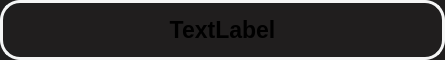
<?xml version="1.0" encoding="UTF-8"?>
<ui version="4.0">
 <class>ChannelCard</class>
 <widget class="QWidget" name="ChannelCard">
  <property name="geometry">
   <rect>
    <x>0</x>
    <y>0</y>
    <width>445</width>
    <height>60</height>
   </rect>
  </property>
  <property name="minimumSize">
   <size>
    <width>0</width>
    <height>60</height>
   </size>
  </property>
  <property name="maximumSize">
   <size>
    <width>16777215</width>
    <height>60</height>
   </size>
  </property>
  <property name="windowTitle">
   <string>Form</string>
  </property>
  <property name="styleSheet">
   <string notr="true">QWidget#ChannelCard {
	background-color: rgb(32, 30, 30);
	border: 3px solid rgb(245, 245, 245);
	border-radius: 20px;
}

QWidget:hover {
	background-color: rgb(56, 82, 160)
}</string>
  </property>
  <layout class="QGridLayout" name="gridLayout">
   <property name="leftMargin">
    <number>3</number>
   </property>
   <property name="topMargin">
    <number>3</number>
   </property>
   <property name="rightMargin">
    <number>3</number>
   </property>
   <property name="bottomMargin">
    <number>3</number>
   </property>
   <item row="0" column="0">
    <widget class="QLabel" name="channelLabel">
     <property name="font">
      <font>
       <pointsize>17</pointsize>
       <bold>true</bold>
      </font>
     </property>
     <property name="cursor">
      <cursorShape>PointingHandCursor</cursorShape>
     </property>
     <property name="styleSheet">
      <string notr="true">QLabel {
	border-radius: 20px;
}</string>
     </property>
     <property name="text">
      <string>TextLabel</string>
     </property>
     <property name="alignment">
      <set>Qt::AlignCenter</set>
     </property>
    </widget>
   </item>
  </layout>
 </widget>
 <resources/>
 <connections/>
</ui>
